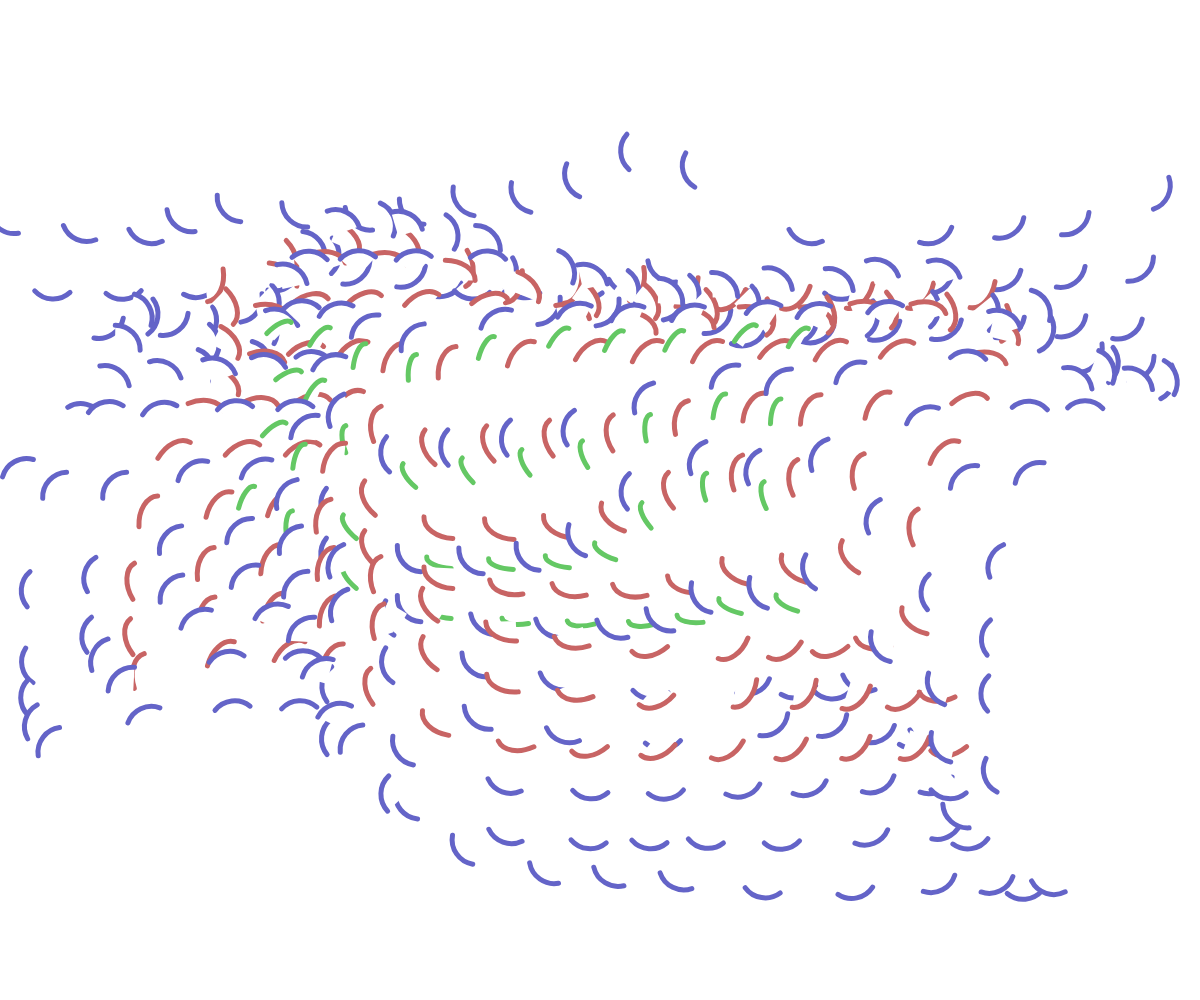
Frame 1 (no input)
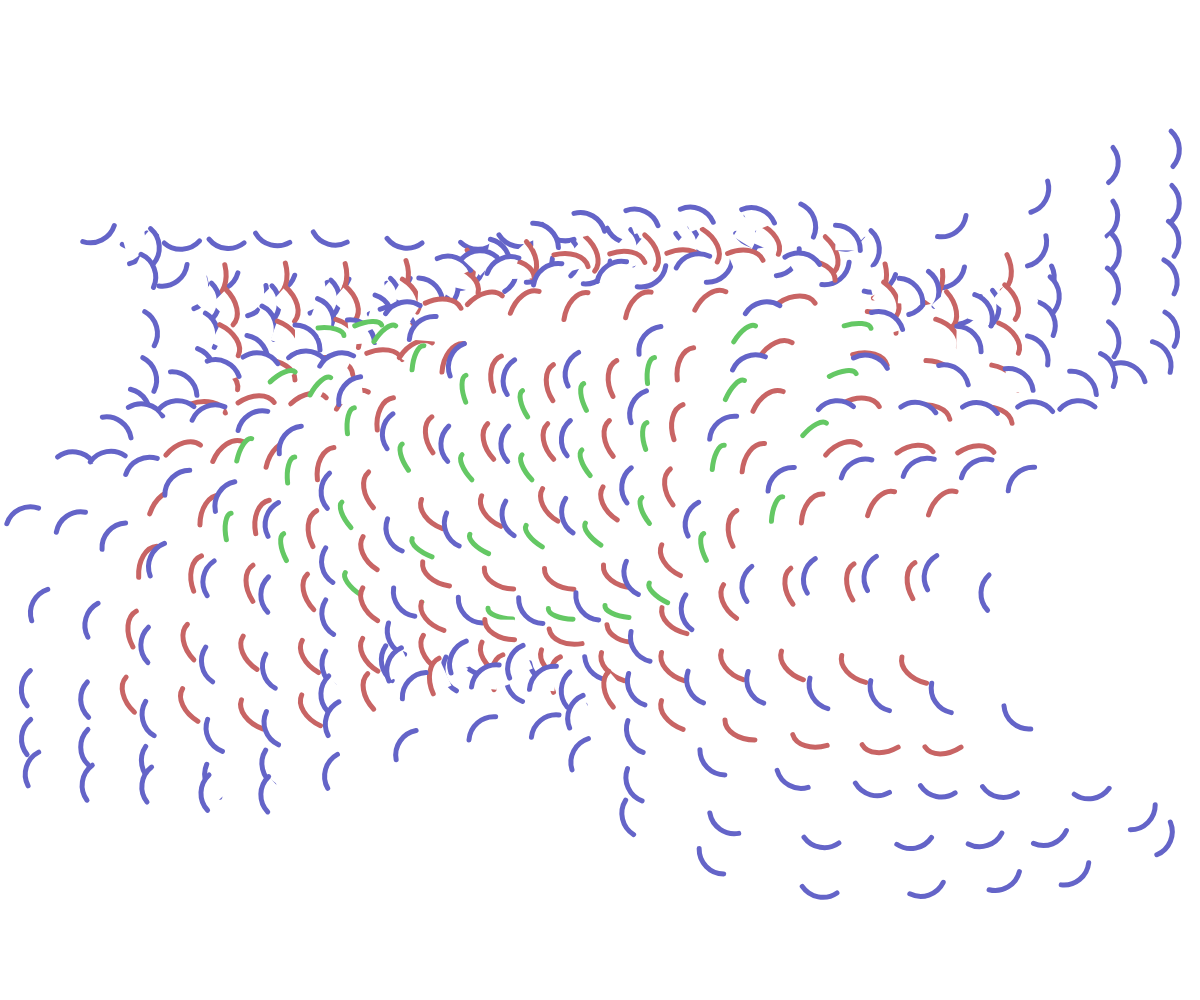
Frame 60 (no input)
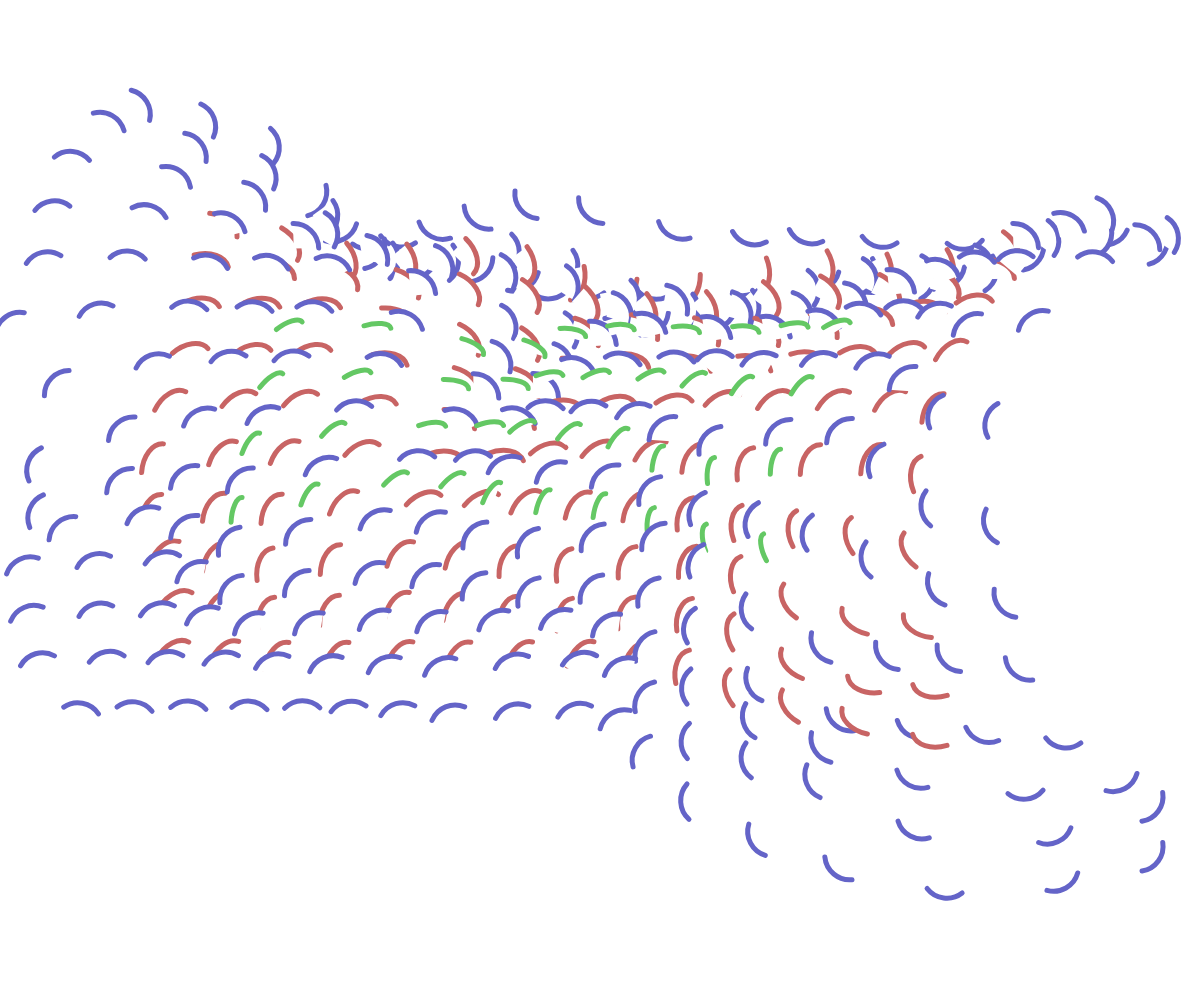
Frame 120 (the mouse pressed at the canvas centre since frame 60)

The p5.js sketch that drew these frames (run headless with seeded random() and noise() and a simulated clock; from frame 60 on, the mouse is pressed at the canvas centre):

// p5.js sketch
// ── sketch.js
let rows = 20;
let columns = 20;
let coordinates = [];
let widthMultp;
let heightMultp;
let dots = [];
let circles = [];
let rectangles = [];
let crosses = [];
let vectors = [];
let flowField = [];
let scale = 10;
let zoff = 0;
let inc = 0.05;

function setup() {
  createCanvas(windowWidth, windowHeight);
  widthMultp = width / columns;
  heightMultp = height / rows;
  for (let x = 5; x < columns - 5; x++) {
    for (let y = 3; y < rows - 3; y++) {
      // console.log("y : ", y);
      vectors.push(createVector(random(5), random(5), random(5)));
    }
  }
  flowfield = new Array(columns * rows);
}

//racinecarré de 5 plus 1 sur 2
function draw() {
  background(255);
  translate(0, 0);

  // // Draw gray box
  stroke(0, 10);
  strokeWeight(1);
  // for (let i = 1; i < columns; i++) {
  //   line(widthMultp * i, 0, widthMultp * i, height);
  // }
  // for (let i = 1; i < rows; i++) {
  //   line(0, heightMultp * i, width, heightMultp * i);
  // }
  let xoff = 0;
  for (let x = 0; x < columns; x++) {
    let yoff = 0;
    for (let y = 0; y < rows; y++) {
      flowIndex = x + y * columns;
      let angle = noise(xoff, yoff, zoff) * TWO_PI * 4;
      if (x >= 8 && x < columns - 8 && y >= 5 && y < rows - 5) {
        let vector = p5.Vector.fromAngle(angle);
        vector.setMag(0.1);
        flowfield[flowIndex] = vector;
        stroke(100, 200, 100);
        push();
        translate(widthMultp * y, heightMultp * x);
        rotate(vector.heading());
        strokeWeight(5);
        // line(0, 0, vector.mag(), 0);
        arc(60, 25, 20, 50, 0, HALF_PI);
        pop();
      }
      if (x >= 5 && x < columns - 5 && y >= 3 && y < rows - 3) {
        // var index = y - 3 + (x - 5) * (columns - 6);
        // let angle = noise(xoff, yoff, zoff) * TWO_PI * 4;
        // // let mag = noise(xoff, yoff, zoff) * 16;
        // vectors[index].rotate(angle - vectors[index].heading());
        // vectors[index].setMag(10); //mag);
        // stroke(100, 100, 200);
        // push();
        // translate(widthMultp * y, heightMultp * x);
        // rotate(vectors[index].heading());
        // // console.log(vectors[index].heading());
        // strokeWeight(1);
        // line(0, 0, vectors[index].mag(), 0);
        // pop();
        // flowField[flowIndex] = vectors[index];
        // } else {
        let vector = p5.Vector.fromAngle(angle);
        vector.setMag(0.1);
        flowfield[flowIndex] = vector;
        stroke(200, 100, 100);
        push();
        translate(widthMultp * y, heightMultp * x);
        rotate(vector.heading());
        strokeWeight(5);
        // line(0, 0, vector.mag(), 0);
        arc(20, 25, 40, 60, 0, HALF_PI);
        pop();
      }
      if (x >= 3 && x < columns - 3 && y >= 1 && y < rows - 1) {
        let vector = p5.Vector.fromAngle(angle);
        vector.setMag(0.1);
        flowfield[flowIndex] = vector;
        stroke(100, 100, 200);
        push();
        translate(widthMultp * y, heightMultp * x);
        rotate(vector.heading());
        strokeWeight(5);
        // line(0, 0, vector.mag(), 0);
        arc(50, 55, 50, 50, 0, HALF_PI);
        pop();
        // flowField[flowIndex] = null;
      }
      yoff += inc;
    }
    xoff += inc;
  }
  zoff += 0.005;
  // crosses.forEach(cross => {
  //   cross.draw();
  // });
  // dots.forEach(dot => {
  //   dot.draw();
  // });
  // circles.forEach(circle => {
  //   circle.draw();
  // });
  // rectangles.forEach(rect => {
  //   rect.draw();
  // });
  // noLoop();
}

function windowResized() {
  resizeCanvas(windowWidth, windowHeight);
}

// if (Math.round(Math.random(1 + sqrt(5) / 2))) {
//   coordinates.push({ x: x, y: y });
//   dots.push(
//     new Dot(
//       x * widthMultp,
//       y * heightMultp,
//       random(7) + 2,
//       colors[floor(random(colors.length - 1))]
//     )
//   );
//   if (Math.round(Math.random(1 + sqrt(5) / 2))) {
//     circles.push(
//       new Circle(
//         x * widthMultp,
//         y * heightMultp,
//         random(5) + 1,
//         colors[floor(random(colors.length - 1))]
//       )
//     );
//     if (Math.round(Math.random(1 + sqrt(5) / 2))) {
//       rectangles.push(
//         new Rectangle(
//           x * widthMultp,
//           y * heightMultp,
//           random(5) + 1,
//           colors[floor(random(colors.length - 1))]
//         )
//       );
//       if (Math.round(Math.random(1 + sqrt(5) / 2))) {
//         crosses.push(
//           new Cross(
//             x * widthMultp,
//             y * heightMultp,
//             random(7) + 1,
//             colors[floor(random(colors.length - 1))]
//           )
//         );
//       }
//     }
//   }
// }
